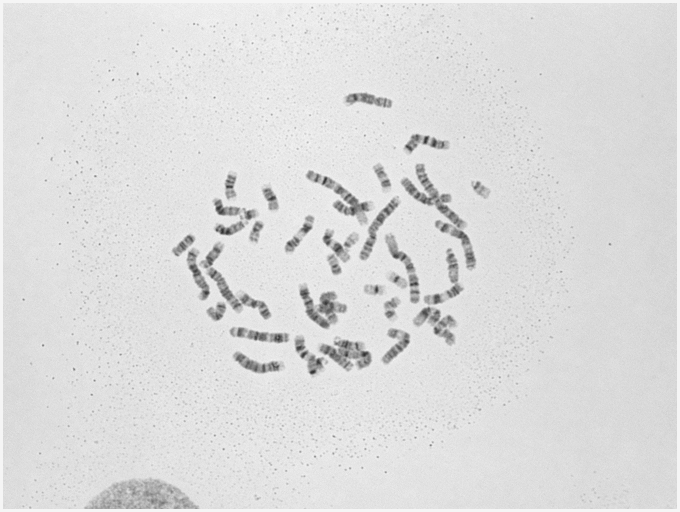
#> input picture L2409050001.009.normalized40-245.png, 1360 x 1024 px (shown at 1/2 size)
$ python -i remove_background_try.py   (imports and definitions only)
#> lines starting #> are read from the running program, lines starting #| are printed output that depends on the picture; after the words box and inside, x2 and y2 are one past the last pixel; in counts of white or black regions, pixels touching at a corner belong together
"""_summary_

Returns:
    _type_: _description_
"""

import os
import cv2
import numpy as np
from utils.chromo_cv_utils import Metaphaser


# Function to remove background, cells and other contaminants
def process_image(image_path):
    # Read the image in grayscale
#> called with image_path = 'L2409050001.009.normalized40-245.png'
    img = cv2.imread(image_path, cv2.IMREAD_GRAYSCALE)
#> img is the input picture: shape (1024, 1360); min 40, max 245, mean 220.8

    # Thresholding to create a mask
    # Assuming that the contaminants and cells are darker than the background
    _, mask = cv2.threshold(img, 128, 255, cv2.THRESH_BINARY)
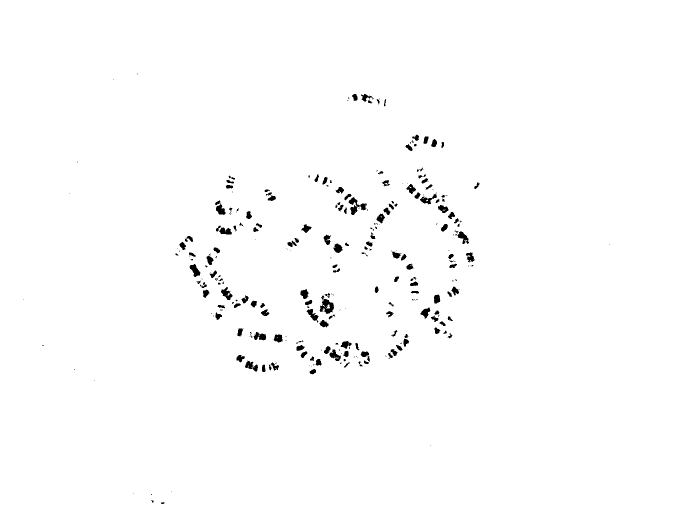
#> mask: shape (1024, 1360) (shown at 1/2 size); 98.8% white; 293 black regions (147 under 20 px), largest, box (x1, y1, x2, y2) and area: (639, 591, 668, 628) 535, (697, 394, 734, 430) 500, (430, 401, 451, 430) 314

    # Invert mask if necessary (if cells are lighter than background)
    # mask = cv2.bitwise_not(mask)

    # Apply the mask to get the foreground (remove background)
    result = cv2.bitwise_and(img, img, mask=mask)

    # Apply additional processing if needed, e.g., morphology to remove small contaminants
    # Here we can use morphological operations like opening to remove small objects
    kernel = np.ones((3, 3), np.uint8)
    result = cv2.morphologyEx(result, cv2.MORPH_OPEN, kernel)

    return result


SRC_DIR = "D:\\download\\removebackground"

# [10 lines not run here, left out]

>>> result = process_image('L2409050001.009.normalized40-245.png')
